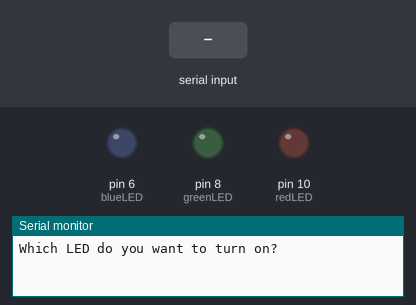
Bench run of a sketch on a simulated Arduino Uno, built with avr-gcc and run on an emulated ATmega328P. On the bench: output pins drawn as LEDs (lit = HIGH), the last lines printed to the serial monitor. The test bench sets the inputs (shaded band).

Above: at 1.2 s.
1.3 s: "red" received over Serial
At 3.2 s:
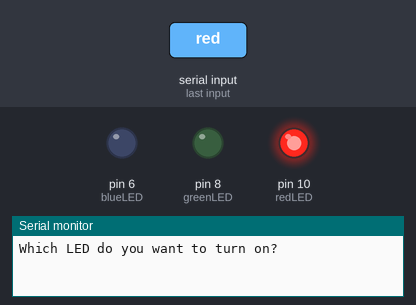
3.8 s: "green" received over Serial
At 7.5 s:
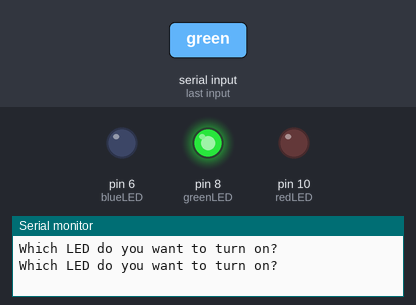
Timing chart, 0 to 10.8 s (numbered marks = the images above; inputs shaded):
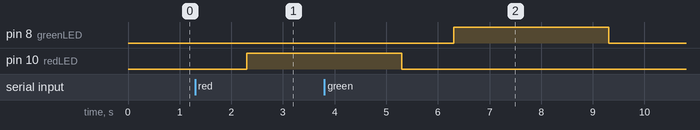

Measured:
- after the input at 1.3 s, pin 10 (redLED): LOW → HIGH after 1.0 s
- after the input at 3.8 s, pin 8 (greenLED): LOW → HIGH after 2.5 s, → LOW 3.0 s later

The sketch:

whichLED.ino
```cpp
int redLED = 10;
int greenLED = 8;
int blueLED = 6;
int wait = 3000;
String msg = "Which LED do you want to turn on?";
String myColor;
void setup() {
  // put your setup code here, to run once:
  Serial.begin(9600);
  pinMode(redLED, OUTPUT);
  pinMode(greenLED, OUTPUT);
  pinMode(blueLED, OUTPUT);
}

void loop() {
  // prompts the user for their LED color choice and turns it on:
  Serial.println(msg);
  while (Serial.available() == 0)
  {

  }
  myColor = Serial.readString();
  if (myColor == "red"){
    digitalWrite(redLED, HIGH);
    delay(wait);
    digitalWrite(redLED, LOW);
  }
  else if(myColor == "green"){
    digitalWrite(greenLED, HIGH);
    delay(wait);
    digitalWrite(greenLED, LOW);
  }
  else if(myColor == "blue"){
    digitalWrite(blueLED, HIGH);
    delay(wait);
    digitalWrite(blueLED, LOW);
  }
}
```
